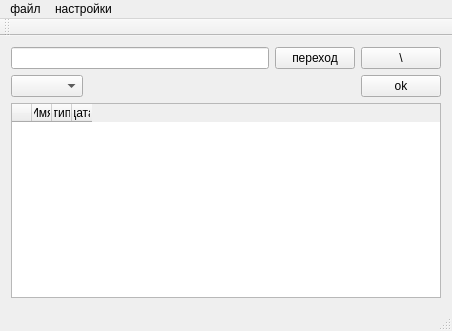
<?xml version="1.0" encoding="UTF-8"?>
<ui version="4.0">
 <class>MainWindow</class>
 <widget class="QMainWindow" name="MainWindow">
  <property name="geometry">
   <rect>
    <x>0</x>
    <y>0</y>
    <width>452</width>
    <height>331</height>
   </rect>
  </property>
  <property name="windowTitle">
   <string>MainWindow</string>
  </property>
  <widget class="QWidget" name="centralWidget">
   <layout class="QGridLayout" name="gridLayout">
    <item row="0" column="0">
     <layout class="QVBoxLayout" name="verticalLayout">
      <item>
       <layout class="QHBoxLayout" name="horizontalLayout">
        <item>
         <widget class="QLineEdit" name="lineEdit"/>
        </item>
        <item>
         <widget class="QPushButton" name="pushButton_3">
          <property name="text">
           <string>переход</string>
          </property>
         </widget>
        </item>
        <item>
         <widget class="QPushButton" name="pushButton">
          <property name="text">
           <string>\</string>
          </property>
         </widget>
        </item>
       </layout>
      </item>
      <item>
       <layout class="QHBoxLayout" name="horizontalLayout_2">
        <item>
         <widget class="QComboBox" name="comboBox"/>
        </item>
        <item>
         <spacer name="horizontalSpacer_2">
          <property name="orientation">
           <enum>Qt::Horizontal</enum>
          </property>
          <property name="sizeHint" stdset="0">
           <size>
            <width>40</width>
            <height>20</height>
           </size>
          </property>
         </spacer>
        </item>
        <item>
         <widget class="QPushButton" name="pushButton_2">
          <property name="text">
           <string>ok</string>
          </property>
         </widget>
        </item>
       </layout>
      </item>
      <item>
       <widget class="QTableWidget" name="tableWidget">
        <property name="editTriggers">
         <set>QAbstractItemView::NoEditTriggers</set>
        </property>
        <property name="columnCount">
         <number>4</number>
        </property>
        <attribute name="horizontalHeaderDefaultSectionSize">
         <number>10</number>
        </attribute>
        <attribute name="horizontalHeaderMinimumSectionSize">
         <number>1</number>
        </attribute>
        <attribute name="verticalHeaderVisible">
         <bool>false</bool>
        </attribute>
        <attribute name="verticalHeaderHighlightSections">
         <bool>false</bool>
        </attribute>
        <attribute name="verticalHeaderMinimumSectionSize">
         <number>10</number>
        </attribute>
        <column>
         <property name="text">
          <string/>
         </property>
        </column>
        <column>
         <property name="text">
          <string>Имя</string>
         </property>
        </column>
        <column>
         <property name="text">
          <string>тип</string>
         </property>
        </column>
        <column>
         <property name="text">
          <string>дата</string>
         </property>
        </column>
       </widget>
      </item>
     </layout>
    </item>
   </layout>
  </widget>
  <widget class="QMenuBar" name="menuBar">
   <property name="geometry">
    <rect>
     <x>0</x>
     <y>0</y>
     <width>452</width>
     <height>21</height>
    </rect>
   </property>
   <widget class="QMenu" name="menu">
    <property name="title">
     <string>файл</string>
    </property>
    <widget class="QMenu" name="menu_2">
     <property name="title">
      <string>создать</string>
     </property>
     <addaction name="action_8"/>
     <addaction name="action_9"/>
    </widget>
    <addaction name="action"/>
    <addaction name="action_2"/>
    <addaction name="action_4"/>
    <addaction name="action_5"/>
    <addaction name="action_6"/>
    <addaction name="menu_2"/>
    <addaction name="action_3"/>
   </widget>
   <widget class="QMenu" name="menu_3">
    <property name="title">
     <string>настройки</string>
    </property>
    <addaction name="action_temp"/>
    <addaction name="action_7"/>
   </widget>
   <addaction name="menu"/>
   <addaction name="menu_3"/>
  </widget>
  <widget class="QToolBar" name="mainToolBar">
   <attribute name="toolBarArea">
    <enum>TopToolBarArea</enum>
   </attribute>
   <attribute name="toolBarBreak">
    <bool>false</bool>
   </attribute>
  </widget>
  <widget class="QStatusBar" name="statusBar"/>
  <action name="action">
   <property name="text">
    <string>копировать</string>
   </property>
   <property name="shortcut">
    <string>Ctrl+C</string>
   </property>
  </action>
  <action name="action_3">
   <property name="text">
    <string>сортировка</string>
   </property>
  </action>
  <action name="action_2">
   <property name="text">
    <string>вставить</string>
   </property>
   <property name="shortcut">
    <string>Ctrl+V</string>
   </property>
  </action>
  <action name="action_4">
   <property name="text">
    <string>удалить</string>
   </property>
   <property name="shortcut">
    <string>Del</string>
   </property>
  </action>
  <action name="action_5">
   <property name="text">
    <string>вырезать</string>
   </property>
   <property name="shortcut">
    <string>Ctrl+X</string>
   </property>
  </action>
  <action name="action_6">
   <property name="text">
    <string>переименовать</string>
   </property>
  </action>
  <action name="action_8">
   <property name="text">
    <string>папку</string>
   </property>
  </action>
  <action name="action_9">
   <property name="text">
    <string>файл</string>
   </property>
  </action>
  <action name="action_temp">
   <property name="text">
    <string>temp</string>
   </property>
  </action>
  <action name="action_7">
   <property name="text">
    <string>чистить папку при каждом новом поиске</string>
   </property>
  </action>
 </widget>
 <layoutdefault spacing="6" margin="11"/>
 <resources/>
 <connections/>
</ui>
